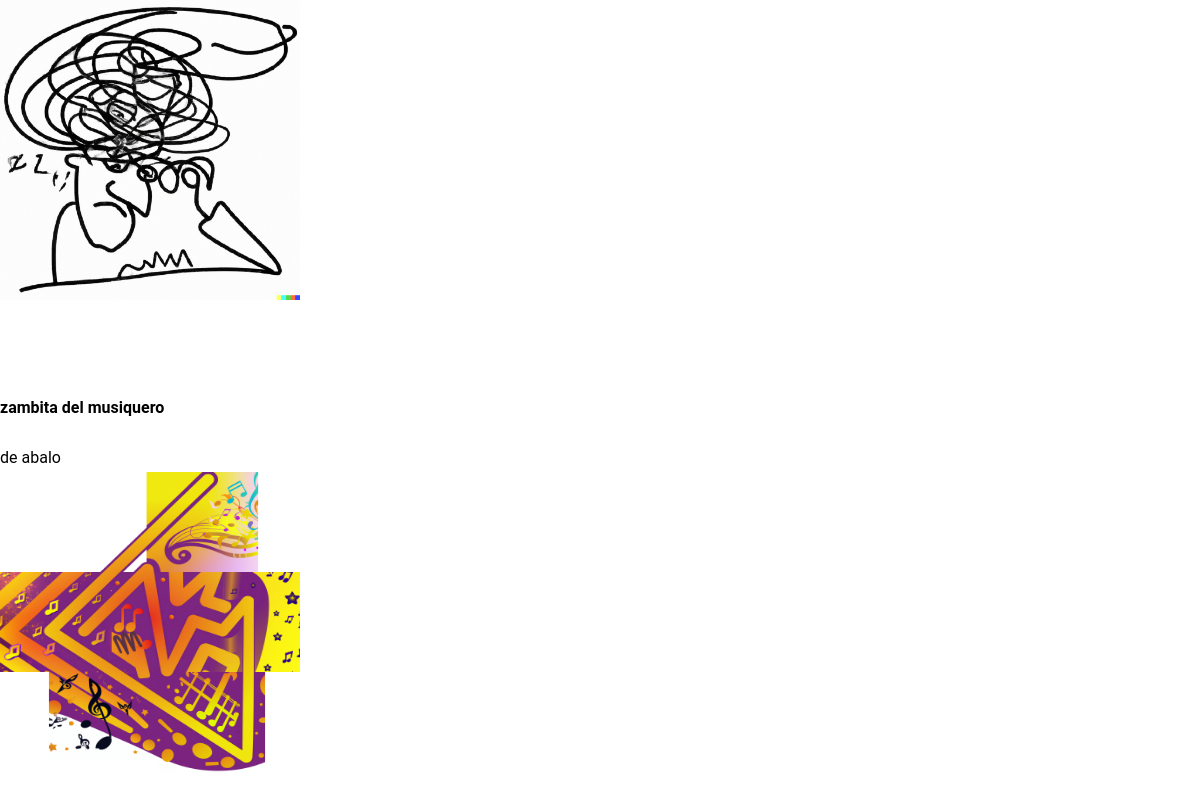
Before: /obrastodas/ (lower part) with the older database file.
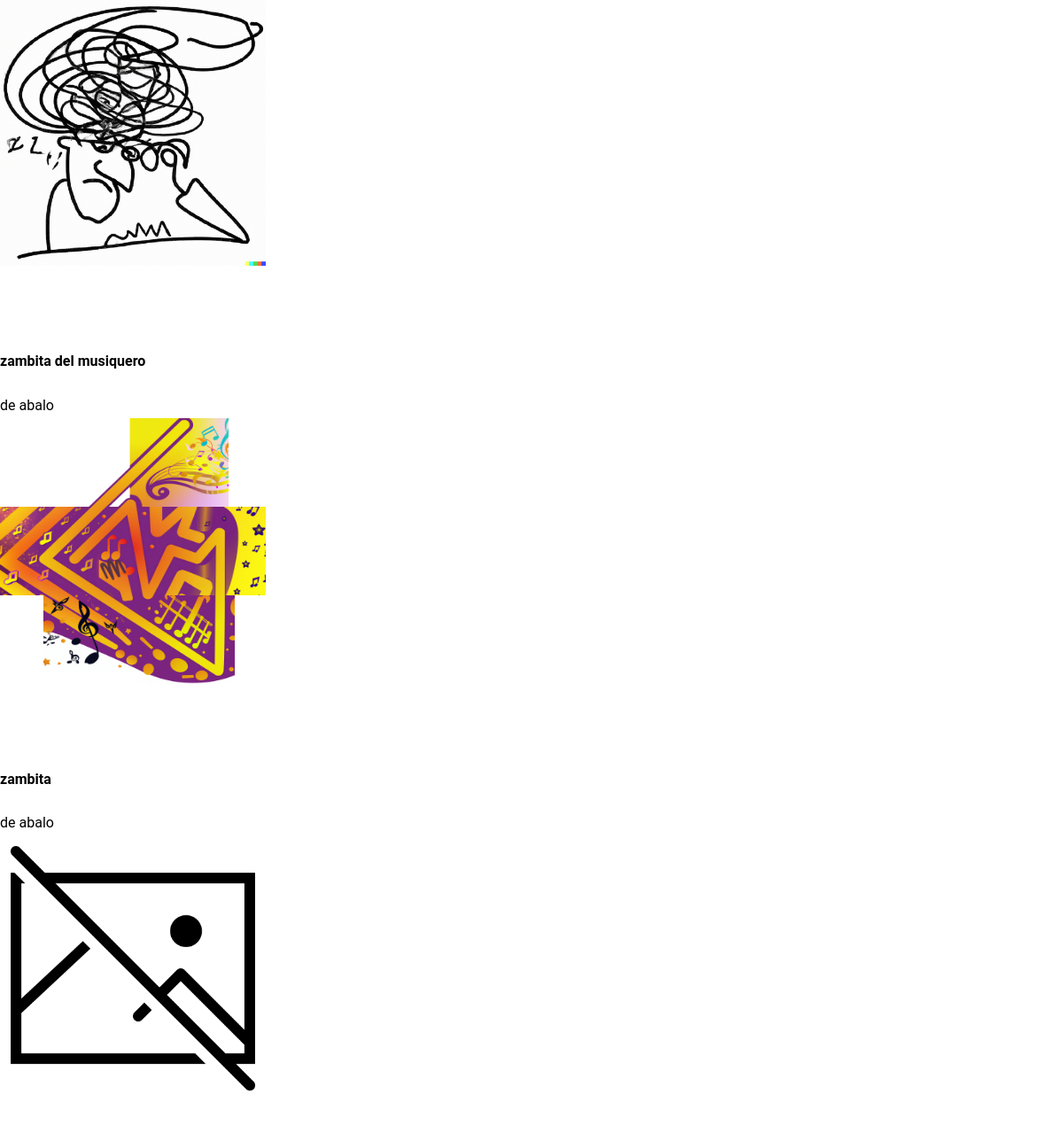
After: the same page with the newer database file.
### appgaleria/models.py (models this page shows, shortened)
class obra(models.Model):
    artista = models.ForeignKey(User, on_delete=models.CASCADE, related_name='Artista')
    titulo = models.CharField(max_length=100)
    descripcion = models.CharField(max_length=300)
    fotoobra = models.ImageField(upload_to='fotoobras')
    precio = models.IntegerField(default=1)
    vendida = models.BooleanField(default= False)

### appgaleria/views.py (the view)
# urls.py: path('obrastodas/', views.obras, name='obratodas'),
def obras(request): #
    obras = obra.objects.all()
    return render(request, 'appgaleria/obrastodas.html', {'obras' : obras})

### appgaleria/templates/appgaleria/obrastodas.html (shortened to what this page needs)
{% extends 'appgaleria/padre.html' %}
{% block content %}
    {% for obra in obras %}
        <div class="col-lg p-1">
            <div class="card bg-light">
                <div class="card-body">
                    <h4><b>{{obra.titulo}}</b></h4>de {{obra.artista}}<br>
                    <img src="{{obra.fotoobra.url}}" alt="{{obra.titulo}}" width="300" height="300" class="img-fluid"><br>
                   <p>  </p>
                </div>
            </div>
        </div>
    {% endfor %}
{% endblock content %}

### appgaleria/templates/appgaleria/padre.html (shortened to what this page needs)
<!DOCTYPE html>
<html lang="en">
    <head>
        {% load static %}
        {% block head %}
        <link href="{% static 'agalery/css/styles.css' %}" rel="stylesheet" />
        {% endblock head %}
    </head>
    <body>
        <section class="py-1">
             <div class="container-sm">
                <div class="bg-light rounded-1 text-center">
{% block content %}{% endblock content %}
                </div>
            </div>
        </section>
    </body>
</html>

### appgaleria/static/agalery/css/styles.css (style rules this page uses)
:root { --bs-blue: #0d6efd; --bs-indigo: #6610f2; --bs-purple: #6f42c1; --bs-pink: #d63384; --bs-red: #dc3545; --bs-orange: #fd7e14; --bs-yellow: #ffc107; --bs-green: #198754; --bs-teal: #20c997; --bs-cyan: #0dcaf0; --bs-white: #fff; --bs-gray: #6c757d; --bs-gray-dark: #343a40; --bs-gray-100: #f8f9fa; --bs-gray-200: #e9ecef; --bs-gray-300: #dee2e6; --bs-gray-400: #ced4da; --bs-gray-500: #adb5bd; --bs-gray-600: #6c757d; --bs-gray-700: #495057; --bs-gray-800: #343a40; --bs-gray-900: #212529; --bs-primary: #0d6efd; --bs-secondary: #6c757d; --bs-success: #198754; --bs-info: #0dcaf0; --bs-warning: #ffc107; --bs-danger: #dc3545; --bs-light: #f8f9fa; --bs-dark: #212529; --bs-primary-rgb: 13, 110, 253; --bs-secondary-rgb: 108, 117, 125; --bs-success-rgb: 25, 135, 84; --bs-info-rgb: 13, 202, 240; --bs-warning-rgb: 255, 193, 7; --bs-danger-rgb: 220, 53, 69; --bs-light-rgb: 248, 249, 250; --bs-dark-rgb: 33, 37, 41; --bs-white-rgb: 255, 255, 255; --bs-black-rgb: 0, 0, 0; --bs-body-color-rgb: 33, 37, 41; --bs-body-bg-rgb: 255, 255, 255; --bs-font-sans-serif: system-ui, -apple-system, "Segoe UI", Roboto, "Helvetica Neue", Arial, "Noto Sans", "Liberation Sans", sans-serif, "Apple Color Emoji", "Segoe UI Emoji", "Segoe UI Symbol", "Noto Color Emoji"; --bs-font-monospace: SFMono-Regular, Menlo, Monaco, Consolas, "Liberation Mono", "Courier New", monospace; --bs-gradient: linear-gradient(180deg, rgba(255, 255, 255, 0.15), rgba(255, 255, 255, 0)); --bs-body-font-family: var(--bs-font-sans-serif); --bs-body-font-size: 1rem; --bs-body-font-weight: 400; --bs-body-line-height: 1.5; --bs-body-color: #212529; --bs-body-bg: #fff; }
* { box-sizing: inherit; }
html { box-sizing: border-box; }
body { font-family: 'Roboto', sans-serif; line-height: 1.75; margin: 0; min-block-size: 100vh; }
p { padding-block: 1.5em; }

Changed rows visible on the page:
added obra: titulo "zambita", artista "abalo", fotoobra (placeholder picture)
